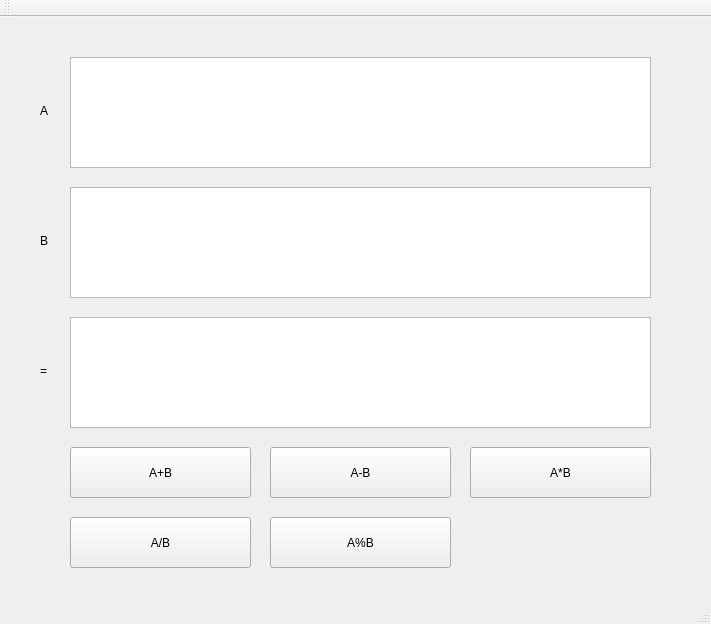
<?xml version="1.0" encoding="UTF-8"?>
<ui version="4.0">
 <class>Calculator</class>
 <widget class="QMainWindow" name="Calculator">
  <property name="geometry">
   <rect>
    <x>0</x>
    <y>0</y>
    <width>711</width>
    <height>624</height>
   </rect>
  </property>
  <property name="windowTitle">
   <string>Calculator</string>
  </property>
  <widget class="QWidget" name="centralWidget">
   <widget class="QPlainTextEdit" name="a">
    <property name="geometry">
     <rect>
      <x>70</x>
      <y>40</y>
      <width>581</width>
      <height>111</height>
     </rect>
    </property>
   </widget>
   <widget class="QLabel" name="label">
    <property name="geometry">
     <rect>
      <x>40</x>
      <y>80</y>
      <width>102</width>
      <height>28</height>
     </rect>
    </property>
    <property name="text">
     <string>A</string>
    </property>
   </widget>
   <widget class="QLabel" name="label_2">
    <property name="geometry">
     <rect>
      <x>40</x>
      <y>210</y>
      <width>102</width>
      <height>28</height>
     </rect>
    </property>
    <property name="text">
     <string>B</string>
    </property>
   </widget>
   <widget class="QPlainTextEdit" name="b">
    <property name="geometry">
     <rect>
      <x>70</x>
      <y>170</y>
      <width>581</width>
      <height>111</height>
     </rect>
    </property>
   </widget>
   <widget class="QLabel" name="label_3">
    <property name="geometry">
     <rect>
      <x>40</x>
      <y>340</y>
      <width>102</width>
      <height>28</height>
     </rect>
    </property>
    <property name="text">
     <string>=</string>
    </property>
   </widget>
   <widget class="QPlainTextEdit" name="result">
    <property name="geometry">
     <rect>
      <x>70</x>
      <y>300</y>
      <width>581</width>
      <height>111</height>
     </rect>
    </property>
   </widget>
   <widget class="QPushButton" name="add">
    <property name="geometry">
     <rect>
      <x>70</x>
      <y>430</y>
      <width>181</width>
      <height>51</height>
     </rect>
    </property>
    <property name="text">
     <string>A+B</string>
    </property>
   </widget>
   <widget class="QPushButton" name="subtract">
    <property name="geometry">
     <rect>
      <x>270</x>
      <y>430</y>
      <width>181</width>
      <height>51</height>
     </rect>
    </property>
    <property name="text">
     <string>A-B</string>
    </property>
   </widget>
   <widget class="QPushButton" name="multiply">
    <property name="geometry">
     <rect>
      <x>470</x>
      <y>430</y>
      <width>181</width>
      <height>51</height>
     </rect>
    </property>
    <property name="text">
     <string>A*B</string>
    </property>
   </widget>
   <widget class="QPushButton" name="divide">
    <property name="geometry">
     <rect>
      <x>70</x>
      <y>500</y>
      <width>181</width>
      <height>51</height>
     </rect>
    </property>
    <property name="text">
     <string>A/B</string>
    </property>
   </widget>
   <widget class="QPushButton" name="modulo">
    <property name="geometry">
     <rect>
      <x>270</x>
      <y>500</y>
      <width>181</width>
      <height>51</height>
     </rect>
    </property>
    <property name="text">
     <string>A%B</string>
    </property>
   </widget>
  </widget>
  <widget class="QToolBar" name="mainToolBar">
   <attribute name="toolBarArea">
    <enum>TopToolBarArea</enum>
   </attribute>
   <attribute name="toolBarBreak">
    <bool>false</bool>
   </attribute>
  </widget>
  <widget class="QStatusBar" name="statusBar"/>
 </widget>
 <layoutdefault spacing="6" margin="11"/>
 <resources/>
 <connections/>
</ui>
